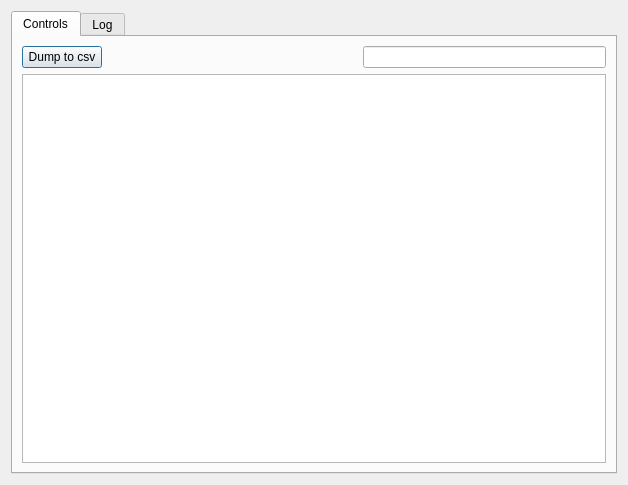
<?xml version="1.0" encoding="UTF-8"?>
<ui version="4.0">
 <class>DlgDeveloperTools</class>
 <widget class="QDialog" name="DlgDeveloperTools">
  <property name="geometry">
   <rect>
    <x>0</x>
    <y>0</y>
    <width>628</width>
    <height>485</height>
   </rect>
  </property>
  <property name="windowTitle">
   <string>Developer Tools</string>
  </property>
  <layout class="QVBoxLayout" name="verticalLayout">
   <item>
    <widget class="QTabWidget" name="toolTabWidget">
     <property name="currentIndex">
      <number>0</number>
     </property>
     <widget class="QWidget" name="controlsTab">
      <attribute name="title">
       <string>Controls</string>
      </attribute>
      <layout class="QGridLayout" name="gridLayout">
       <item row="0" column="4">
        <widget class="WSearchLineEdit" name="controlSearch"/>
       </item>
       <item row="0" column="3">
        <spacer name="horizontalSpacer">
         <property name="orientation">
          <enum>Qt::Horizontal</enum>
         </property>
         <property name="sizeHint" stdset="0">
          <size>
           <width>40</width>
           <height>20</height>
          </size>
         </property>
        </spacer>
       </item>
       <item row="0" column="1">
        <widget class="QPushButton" name="controlDump">
         <property name="toolTip">
          <string>Dumps all ControlObject values to a csv-file saved in the settings path (e.g. ~/.mixxx)</string>
         </property>
         <property name="text">
          <string>Dump to csv</string>
         </property>
        </widget>
       </item>
       <item row="1" column="1" colspan="4">
        <widget class="QTableView" name="controlsTable">
         <property name="editTriggers">
          <set>QAbstractItemView::AnyKeyPressed|QAbstractItemView::DoubleClicked|QAbstractItemView::EditKeyPressed|QAbstractItemView::SelectedClicked</set>
         </property>
         <property name="alternatingRowColors">
          <bool>true</bool>
         </property>
         <property name="selectionBehavior">
          <enum>QAbstractItemView::SelectItems</enum>
         </property>
         <property name="verticalScrollMode">
          <enum>QAbstractItemView::ScrollPerPixel</enum>
         </property>
         <property name="sortingEnabled">
          <bool>true</bool>
         </property>
         <property name="wordWrap">
          <bool>false</bool>
         </property>
         <property name="cornerButtonEnabled">
          <bool>false</bool>
         </property>
         <attribute name="verticalHeaderVisible">
          <bool>false</bool>
         </attribute>
        </widget>
       </item>
      </layout>
     </widget>
     <widget class="QWidget" name="logTab">
      <attribute name="title">
       <string>Log</string>
      </attribute>
      <layout class="QGridLayout" name="gridLayout_2">
       <item row="0" column="2">
        <widget class="QLineEdit" name="logSearch"/>
       </item>
       <item row="0" column="3">
        <widget class="QPushButton" name="logSearchButton">
         <property name="text">
          <string>Search</string>
         </property>
        </widget>
       </item>
       <item row="0" column="1">
        <spacer name="horizontalSpacer_2">
         <property name="orientation">
          <enum>Qt::Horizontal</enum>
         </property>
         <property name="sizeHint" stdset="0">
          <size>
           <width>40</width>
           <height>20</height>
          </size>
         </property>
        </spacer>
       </item>
       <item row="1" column="1" colspan="3">
        <widget class="QTextEdit" name="logTextView">
         <property name="readOnly">
          <bool>true</bool>
         </property>
         <property name="html">
          <string notr="true">&lt;!DOCTYPE HTML PUBLIC &quot;-//W3C//DTD HTML 4.0//EN&quot; &quot;http://www.w3.org/TR/REC-html40/strict.dtd&quot;&gt;
&lt;html&gt;&lt;head&gt;&lt;meta name=&quot;qrichtext&quot; content=&quot;1&quot; /&gt;&lt;style type=&quot;text/css&quot;&gt;
p, li { white-space: pre-wrap; }
&lt;/style&gt;&lt;/head&gt;&lt;body style=&quot; font-family:'Ubuntu'; font-size:10pt; font-weight:400; font-style:normal;&quot;&gt;
&lt;p style=&quot;-qt-paragraph-type:empty; margin-top:0px; margin-bottom:0px; margin-left:0px; margin-right:0px; -qt-block-indent:0; text-indent:0px; font-family:'.Lucida Grande UI'; font-size:13pt;&quot;&gt;&lt;br /&gt;&lt;/p&gt;&lt;/body&gt;&lt;/html&gt;</string>
         </property>
         <property name="overwriteMode">
          <bool>true</bool>
         </property>
         <property name="acceptRichText">
          <bool>false</bool>
         </property>
        </widget>
       </item>
      </layout>
     </widget>
     <!--widget class="QWidget" name="statsTab">
      <attribute name="title">
       <string>Stats</string>
      </attribute>
      <layout class="QVBoxLayout" name="verticalLayout_4">
       <item>
        <widget class="QTableView" name="statsTable">
         <property name="editTriggers">
          <set>QAbstractItemView::AnyKeyPressed|QAbstractItemView::DoubleClicked|QAbstractItemView::EditKeyPressed</set>
         </property>
         <property name="alternatingRowColors">
          <bool>true</bool>
         </property>
         <property name="selectionBehavior">
          <enum>QAbstractItemView::SelectRows</enum>
         </property>
         <property name="verticalScrollMode">
          <enum>QAbstractItemView::ScrollPerPixel</enum>
         </property>
         <property name="sortingEnabled">
          <bool>true</bool>
         </property>
         <attribute name="verticalHeaderVisible">
          <bool>false</bool>
         </attribute>
        </widget>
       </item>
      </layout>
     </widget-->
    </widget>
   </item>
  </layout>
 </widget>
 <customwidgets>
  <customwidget>
   <class>WSearchLineEdit</class>
   <extends>QLineEdit</extends>
   <header>widget/wsearchlineedit.h</header>
  </customwidget>
 </customwidgets>
 <resources/>
 <connections/>
</ui>
